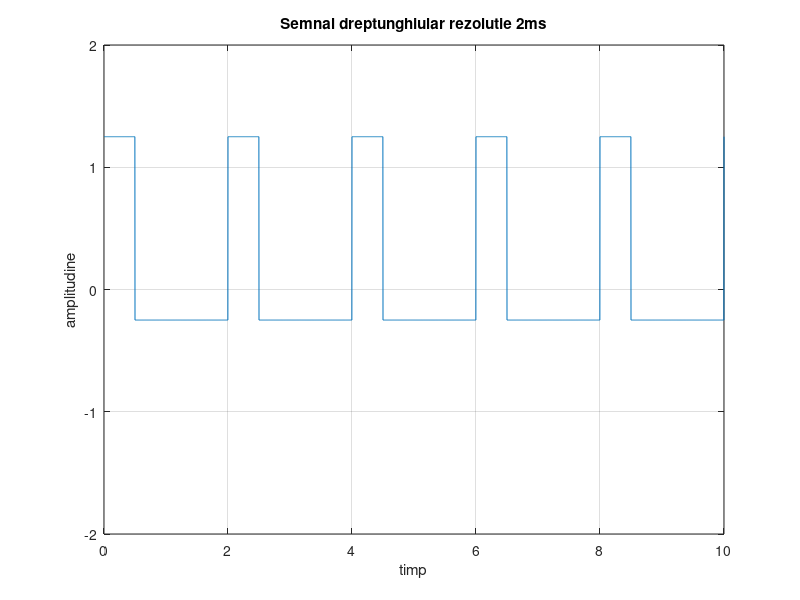

The MATLAB source for this figure:
f=0.5;                           
t=0:0.002:10;                                     %vectorul t de la 0 la 10 si rezolutia temporara de 0.002
A=0.75                                            %Amplitudinea de 0.75
y=A*square(2*pi*f*t,25);                          %functia square care genereaza un semnal treptunghiular de frecventa 0.5 (perioada 2s)
                                                  %si factorul de umplere 25
plot(t,y+0.5);                                    %am scazut la vectorul y 0.5 pentru a avea max 0.5 si min -1
axis([0 10 -2 2]),grid;                           %maximele pe axa
title('Semnal dreptunghiular rezolutie 2ms')      %titlul graficului
xlabel('timp')
ylabel('amplitudine')







